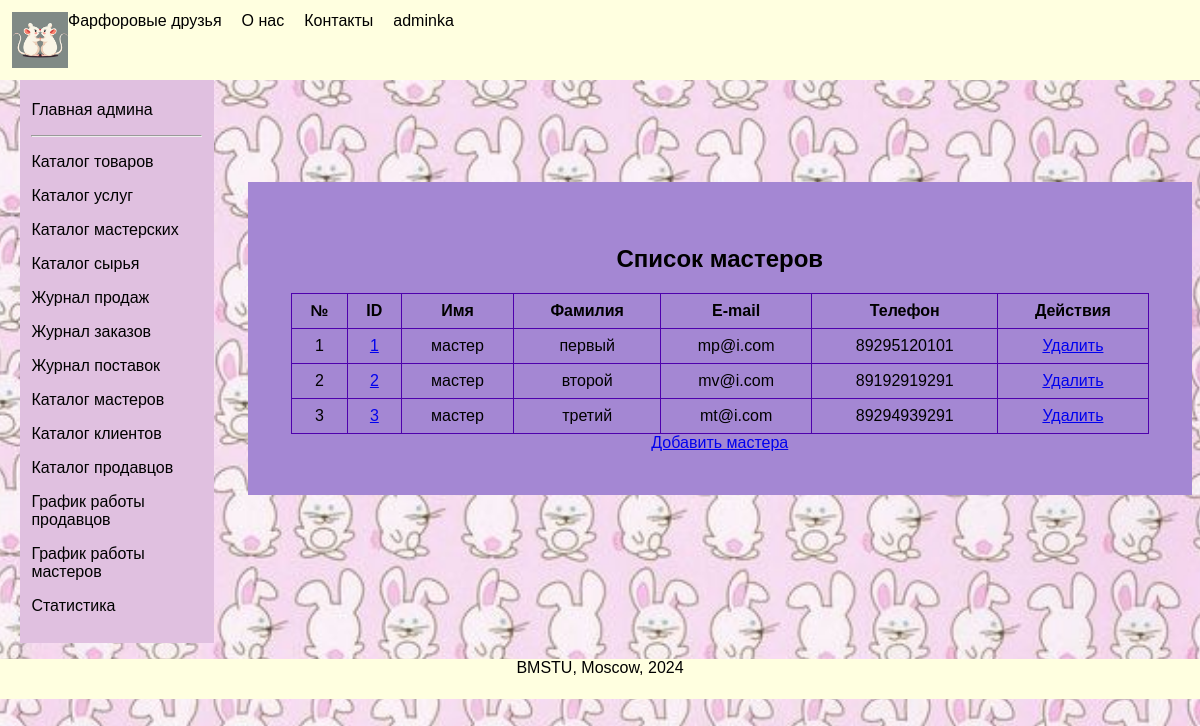
Page /master/ (signed in) on the committed database.
### nirs_app/models.py (models this page shows, shortened)
class User(AbstractUser):
    username = None
    first_name = models.CharField(max_length=43)
    last_name = models.CharField(max_length=43)
    email = models.EmailField(unique=True)
    phone_number = models.CharField(max_length=15)
    is_employee = models.BooleanField(default=False)
    USERNAME_FIELD = 'email'
    REQUIRED_FIELDS = ['first_name', 'last_name']

class Master(models.Model):
    user = models.OneToOneField(User, on_delete=models.DO_NOTHING, related_name='master')
    experience_since = models.DateField(null=True)
    photo = models.ImageField(upload_to="images/masters", default="images/masters/no_photo.png")

### nirs_app/views.py (the view)
# urls.py: path("", views.masters_list_view, name='masters_list'),
@login_required
@user_passes_test(is_superuser)
def masters_list_view(request):
    dataset = Master.objects.all()
    return render(request, "masters/masters.html", {'dataset': dataset})

### nirs_app/context_processors.py (called while the page is built)
def user_role(request):
    if request.user.is_authenticated:
        user = request.user
        role = get_user_role(user)
        return {'role': role}
    return {}

def get_user_role(user):
    if user.is_superuser:
        return 'админа'
    elif hasattr(user, 'seller'):
        return 'продавца'
    elif hasattr(user, 'master'):
        return 'мастера'
    elif hasattr(user, 'client'):
        return 'клиента'
    return None

### nirs_app/views.py (called while the page is built)
def is_superuser(user):
    return user.is_superuser

### nirs_app/templates/masters/masters.html (shortened to what this page needs)
{% extends "personal/user_personal.html" %}
{% load static %}
{% block content %}
    <section id="products">
        <h2>Список мастеров</h2>
        <table style="width: 100%; border-collapse: collapse; border: 1px solid black;">
            <thead>
                <tr>
                    <th style="border: 1px solid rgb(78, 0, 173); padding: 8px;">№</th>
                    <th style="border: 1px solid rgb(78, 0, 173); padding: 8px;">ID</th>
                    <th style="border: 1px solid rgb(78, 0, 173); padding: 8px;">Имя</th>
                    <th style="border: 1px solid rgb(78, 0, 173); padding: 8px;">Фамилия</th>
                    <th style="border: 1px solid rgb(78, 0, 173); padding: 8px;">E-mail</th>
                    <th style="border: 1px solid rgb(78, 0, 173); padding: 8px;">Телефон</th>
                    <th style="border: 1px solid rgb(78, 0, 173); padding: 8px;">Действия</th>
                </tr>
            </thead>
            <tbody>
                {% for data in dataset %}
                <tr>
                    <td style="border: 1px solid rgb(78, 0, 173); padding: 8px;">{{ forloop.counter }}</td>
                    <td style="border: 1px solid rgb(78, 0, 173); padding: 8px;"><a href="{% url 'master_detail_admin' data.id %}">{{ data.id }}</a></td>
                    <td style="border: 1px solid rgb(78, 0, 173); padding: 8px;">{{ data.user.first_name }}</td>
                    <td style="border: 1px solid rgb(78, 0, 173); padding: 8px;">{{ data.user.last_name }}</td>
                    <td style="border: 1px solid rgb(78, 0, 173); padding: 8px;">{{ data.user.email }}</td>
                    <td style="border: 1px solid rgb(78, 0, 173); padding: 8px;">{{ data.user.phone_number }}</td>
                    <td style="border: 1px solid rgb(78, 0, 173); padding: 8px;"><a href="{% url 'master_delete' data.id %}">Удалить</a></td>
                </tr>
                {% endfor %}
            </tbody>
        </table>
        <a href = "{% url 'master_create' %}">Добавить мастера</a>
    </section>
{% endblock content %}

### nirs_app/templates/index.html (shortened to what this page needs)
<!DOCTYPE html>
{% load static %}
<html lang="ru">
<head>
    <link rel="stylesheet" href="{% static 'css/styles.css' %}">
</head>
<body>
    <div class="header">
        <img src="{% static "images/farfor_logo_2d.png" %}" alt="logo" >
            <a href="{% url 'home' %}">Фарфоровые друзья</a>
            <a href="{% url 'about' %}">О нас</a>
            <a href="{% url 'contacts' %}">Контакты</a>
            {% if request.user.is_authenticated %}
                <a href="{% url 'user_personal' %}">{{ request.user.first_name }}</a>
            {% else %}
                <a href="{% url 'auth' %}">Вход</a>
            {% endif %}
    </div>
    <div class="container">
        <div class="sidebar">
            {% block sidebar %}{% endblock sidebar %}
        </div>
        <div class="content">
            {% block content %}{% endblock content %}
        </div>
    </div>
    <div class="footer">
        <p>BMSTU, Moscow, 2024</p>
    </div>
</body>
</html>

### nirs_app/static/css/styles.css (style rules this page uses)
body { background-size: cover; background-repeat: repeat-y; background-position: center; height: 100vh; margin: 0; font-family: sans-serif; box-sizing: border-box; }
.header { background-color: #FFFFE0; padding: 1%; display: flex; width: 100%; height: 10%; position: fixed; text-align: center; box-sizing: border-box; }
.header a { text-decoration:dotted; color: black; margin-right: 20px; }
.footer { background-color: #FFFFE0; width: 100%; height: 5%; text-align: center; position:static; }
.container { display: flex; width: 95%; }
.sidebar { background-color: #E0C0E0; width: 15%; padding: 1%; margin-top: 6.5%; margin-left: 20px; }
.content { align-self: center; margin-top: 3%; flex: 1; padding: 3%; height: auto; text-align: center; }
#products { padding: 5%; width: 100%; height: auto; background-color: #a487d3; }

### rows in the picture
User: user.first_name "adminka"
Master: id "1", user.first_name "мастер", user.last_name "первый", user.email "mp@i.com", user.phone_number "89295120101"
Master: id "2", user.first_name "мастер", user.last_name "второй", user.email "mv@i.com", user.phone_number "89192919291"
Master: id "3", user.first_name "мастер", user.last_name "третий", user.email "mt@i.com", user.phone_number "89294939291"
